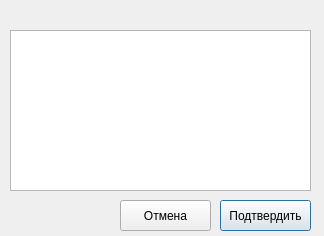
<?xml version="1.0" encoding="UTF-8"?>
<ui version="4.0">
 <class>DialogYesNo</class>
 <widget class="QDialog" name="DialogYesNo">
  <property name="geometry">
   <rect>
    <x>0</x>
    <y>0</y>
    <width>324</width>
    <height>236</height>
   </rect>
  </property>
  <property name="windowTitle">
   <string>Вы уверены?</string>
  </property>
  <widget class="QTextEdit" name="tb_text">
   <property name="geometry">
    <rect>
     <x>10</x>
     <y>30</y>
     <width>301</width>
     <height>161</height>
    </rect>
   </property>
   <property name="readOnly">
    <bool>true</bool>
   </property>
  </widget>
  <widget class="QPushButton" name="btn_ok">
   <property name="geometry">
    <rect>
     <x>220</x>
     <y>200</y>
     <width>91</width>
     <height>31</height>
    </rect>
   </property>
   <property name="text">
    <string>Подтвердить</string>
   </property>
  </widget>
  <widget class="QPushButton" name="btn_close">
   <property name="geometry">
    <rect>
     <x>120</x>
     <y>200</y>
     <width>91</width>
     <height>31</height>
    </rect>
   </property>
   <property name="text">
    <string>Отмена</string>
   </property>
  </widget>
 </widget>
 <resources/>
 <connections/>
</ui>
